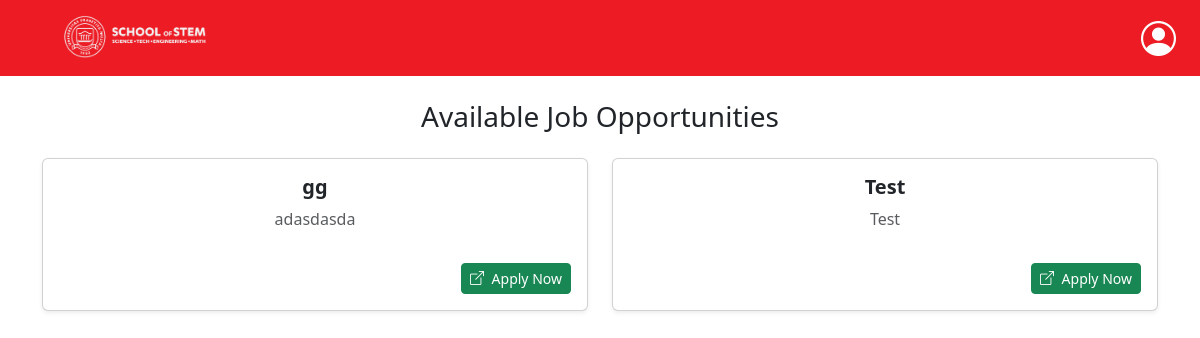
/hpmahasiswa/ (signed in), run on the app's committed database.
### utsCoop/models.py (models this page shows, shortened)
class Job(models.Model):
    job_id = models.AutoField(primary_key=True)
    title = models.CharField(max_length=100)
    description = models.TextField()
    links = models.TextField()
    media = models.FileField(upload_to="jobmedia/", null=True, blank=True)

### utsCoop/views.py (the view)
# urls.py: path('hpmahasiswa/', views.hp_mahasiswa, name='hp_mahasiswa'),
def hp_mahasiswa(request):
    user = request.user
    mahasiswa_data = None
    coop_detail_data = None
    coop_status = 'NOT_REGISTERED'
    today = date.today()
    if user.is_authenticated and user.email.endswith("@student.prasetiyamulya.ac.id"):
        try:
            mahasiswa_data = Mahasiswa.objects.get(user=user)
            coop_status = 'REGISTERED'
            try:
                coop_detail_data = CoOpDetail.objects.get(mahasiswa=mahasiswa_data)
                if coop_detail_data.status == 'finished' or coop_detail_data.end_date < today:
                    coop_status = 'FINISHED'
                else:
                    coop_status = 'ON_INTERNSHIP'
            except CoOpDetail.DoesNotExist:
                coop_status = 'REGISTERED'
            try:
                registration_info = CoOpRegistration.objects.get(mahasiswa=mahasiswa_data)
            except CoOpRegistration.DoesNotExist:
                registration_info = None
        except Mahasiswa.DoesNotExist:
            coop_status = 'NOT_REGISTERED'
            pass
    if not user.is_authenticated or not user.email.endswith("@student.prasetiyamulya.ac.id"):
        return redirect('login')
    job_list = Job.objects.all().order_by('-job_id')
    context = {
        'user_data': user,
        'mahasiswa_data': mahasiswa_data,
        'coop_status': coop_status,
        'job_list': job_list,
    }
    return render(request, 'utsCoop/HPmahasiswa.html', context)

### utsCoop/templates/utsCoop/HPmahasiswa.html (shortened to what this page needs)
{% load static %}
<!DOCTYPE html>
<html lang="en">
<head>
    <link href="https://cdn.jsdelivr.net/npm/bootstrap@5.3.3/dist/css/bootstrap.min.css" rel="stylesheet">
    <link rel="stylesheet" href="{% static 'HPadmin.css' %}" />
    <link rel="stylesheet" href="https://cdn.jsdelivr.net/npm/bootstrap-icons@1.13.1/font/bootstrap-icons.min.css">
</head>
<body>
    <nav class="navbar fixed">
        <div class="container-fluid">
            <a class="navbar-brand ms-5" href="{% url 'hp_mahasiswa' %}">
                <img src="{% static 'images/Logo-STEM-White.png' %}" alt="Logo STEM" style="width: auto; height: 50px;">
            </a>
            <div class="d-flex align-items-center ms-auto">
                <button class="navbar-toggler border-0" type="button"
                        data-bs-toggle="offcanvas" data-bs-target="#offcanvasNavbar"
                        aria-controls="offcanvasNavbar" aria-label="Toggle navigation">
                    <i class="bi bi-person-circle" style="font-size: 35px; color: white"></i>
                </button>
            </div>
            </div>
    </nav>
    <div class="container py-4">
        <h3 class="mb-4 text-center">Available Job Opportunities</h3>
        <div class="row justify-content-center">
            {% for job in job_list %}
            <div class="col-lg-6 col-md-12 mb-4">
                <div class="card shadow-sm h-100">
                    <div class="card-body d-flex flex-column">
                        <h5 class="card-title fw-bold text-center">{{ job.title }}</h5>
                        <p class="card-text text-muted mb-3 text-center">{{ job.description|truncatewords:40 }}</p>
                        <div class="mt-auto pt-3 d-flex justify-content-end">
                            {% if coop_status == 'REGISTERED' or coop_status == 'ON_INTERNSHIP' or coop_status == 'FINISHED' %}
                                <a href="{{ job.links }}" target="_blank" class="btn btn-sm btn-success">
                                    <i class="bi bi-box-arrow-up-right me-1"></i> Apply Now
                                </a>
                            {% else %}
                                <span class="text-warning small fst-italic">Register Co-Op to Apply</span>
                            {% endif %}
                        </div>
                    </div>
                </div>
            </div>
            {% empty %}
            <div class="col-12">
                <div class="alert alert-info text-center" role="alert">
                    No job opportunities available at the moment.
                </div>
            </div>
            {% endfor %}
        </div>
    </div>
</body>
</html>

### utsCoop/static/HPadmin.css (style rules this page uses)
nav { background-color: #ED1B24; }

### data on the page
Job: title "gg", description "adasdasda"
Job: title "Test", description "Test"
